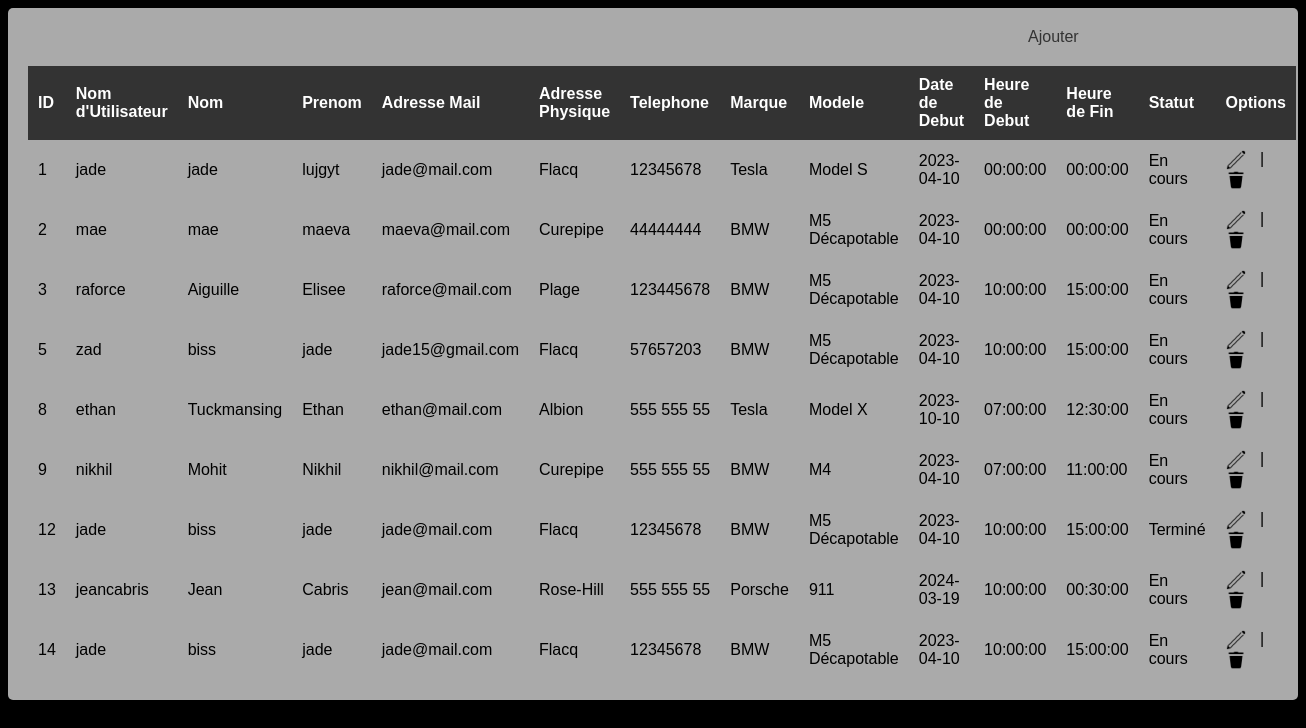
The page /admin/gestion_accueil.php (signed in) on the database its author committed.
### tables this page shows
CREATE TABLE `demande_essai` (
  `idessai` int(5) NOT NULL,
  `nom_utilisateur` varchar(20) DEFAULT NULL,
  `nom` varchar(30) DEFAULT NULL,
  `prenom` varchar(25) DEFAULT NULL,
  `adresse_mail_client` varchar(45) DEFAULT NULL,
  `adresse_physique_client` varchar(45) DEFAULT NULL,
  `telephone` varchar(11) NOT NULL,
  `marque` varchar(25) DEFAULT NULL,
  `modele` varchar(25) DEFAULT NULL,
  `date_debut_essai` date DEFAULT NULL,
  `heure_debut_essai` time NOT NULL,
  `heure_fin_essai` time NOT NULL,
  `statut` varchar(150) NOT NULL DEFAULT 'En cours'
);

### admin/gestion_accueil.php (the view, shortened to what this page needs)
<!DOCTYPE html>
<html>
    <head>
        <link rel="stylesheet" href="../style/gestion_essai_style.css">
    </head>
    <body>
<?php
echo "<div class='container'>";
echo "<a href='add_essai.php?' class='ajouter'> Ajouter </a>";
echo "<table>";
echo "<thead>
        <tr>
            <th>ID</th>
            <th>Nom d'Utilisateur</th>
            <th>Nom</th><th>Prenom</th>
            <th>Adresse Mail</th>
            <th>Adresse Physique</th>
            <th>Telephone</th>
            <th> Marque </th>
            <th> Modele </th>
            <th> Date de Debut </th>
            <th> Heure de Debut </th>
            <th> Heure de Fin </th>
            <th> Statut </th>
            <th>Options</th>
        </tr>
        <thead>";
include("bdconnect.php");
$requete = "SELECT * FROM demande_essai";
$result = $bdd->query($requete);
if ($result->num_rows > 0) {
    while($row = $result->fetch_assoc()) {
    echo "<tbody><tr>";
    echo "<td>" . $row["idessai"] . "</td>";
    echo "<td>" . $row["nom_utilisateur"] . "</td>";
    echo "<td>" . $row["nom"] . "</td>";
    echo "<td>" . $row["prenom"] . "</td>";
    echo "<td>" . $row["adresse_mail_client"] . "</td>";
    echo "<td>" . $row["adresse_physique_client"] . "</td>";
    echo "<td>" . $row["telephone"] . "</td>";
    echo "<td>" . $row["marque"] . "</td>";
    echo "<td>" . $row["modele"] . "</td>";
    echo "<td>" . $row["date_debut_essai"] . "</td>";
    echo "<td>" . $row["heure_debut_essai"] . "</td>";
    echo "<td>" . $row["heure_fin_essai"] . "</td>";
    echo "<td>" . $row["statut"] . "</td>";
    echo "<td class='icons' ><a href='edit_essai.php?id=" . $row["idessai"] . "'><img src='logos/edit.png' width='20px'></a> | <a href='delete_essai.php?id=" . $row["idessai"] . "'><img src='logos/delete.png' width='20px'></a></td>";
    echo "</tr>
        </tbody>";
}
echo "</table>";
echo "</div>";
}
?>
    </body>
</html>

### style/gestion_essai_style.css (style rules this page uses)
body { font-family: Arial, sans-serif; background-color: #000000; }
.container { margin: 0 auto; background-color: #ffffffaa; padding: 20px; border-radius: 5px; box-shadow: 0 0 10px rgba(0, 0, 0, 0.2); }
.icons { width: 100px; }
table { width: 100%; border-collapse: collapse; margin-top: 20px; }
thead { background-color: #333; color: #fff; }
th { padding: 10px; text-align: left; }
td { padding: 10px; }
a { text-decoration: none; color: #333; margin-right: 10px; }
.ajouter { text-decoration: none; color: #333; margin-left: 80%; }
img { vertical-align: middle; }

### rows shown on the page
demande_essai: idessai "1", nom_utilisateur "jade", nom "jade", prenom "lujgyt", adresse_mail_client "jade@mail.com", adresse_physique_client "Flacq", telephone "12345678", marque "Tesla", modele "Model S", date_debut_essai "2023-04-10", heure_debut_essai "00:00:00", heure_fin_essai "00:00:00", statut "En cours"
demande_essai: idessai "2", nom_utilisateur "mae", nom "mae", prenom "maeva", adresse_mail_client "maeva@mail.com", adresse_physique_client "Curepipe", telephone "44444444", marque "BMW", modele "M5 Décapotable", date_debut_essai "2023-04-10", heure_debut_essai "00:00:00", heure_fin_essai "00:00:00", statut "En cours"
demande_essai: idessai "3", nom_utilisateur "raforce", nom "Aiguille", prenom "Elisee", adresse_mail_client "raforce@mail.com", adresse_physique_client "Plage", telephone "123445678", marque "BMW", modele "M5 Décapotable", date_debut_essai "2023-04-10", heure_debut_essai "10:00:00", heure_fin_essai "15:00:00", statut "En cours"
demande_essai: idessai "5", nom_utilisateur "zad", nom "biss", prenom "jade", adresse_mail_client "jade15@gmail.com", adresse_physique_client "Flacq", telephone "57657203", marque "BMW", modele "M5 Décapotable", date_debut_essai "2023-04-10", heure_debut_essai "10:00:00", heure_fin_essai "15:00:00", statut "En cours"
demande_essai: idessai "8", nom_utilisateur "ethan", nom "Tuckmansing", prenom "Ethan", adresse_mail_client "ethan@mail.com", adresse_physique_client "Albion", telephone "555 555 55", marque "Tesla", modele "Model X", date_debut_essai "2023-10-10", heure_debut_essai "07:00:00", heure_fin_essai "12:30:00", statut "En cours"
demande_essai: idessai "9", nom_utilisateur "nikhil", nom "Mohit", prenom "Nikhil", adresse_mail_client "nikhil@mail.com", adresse_physique_client "Curepipe", telephone "555 555 55", marque "BMW", modele "M4", date_debut_essai "2023-04-10", heure_debut_essai "07:00:00", heure_fin_essai "11:00:00", statut "En cours"
demande_essai: idessai "12", nom_utilisateur "jade", nom "biss", prenom "jade", adresse_mail_client "jade@mail.com", adresse_physique_client "Flacq", telephone "12345678", marque "BMW", modele "M5 Décapotable", date_debut_essai "2023-04-10", heure_debut_essai "10:00:00", heure_fin_essai "15:00:00", statut "Terminé"
demande_essai: idessai "13", nom_utilisateur "jeancabris", nom "Jean", prenom "Cabris", adresse_mail_client "jean@mail.com", adresse_physique_client "Rose-Hill", telephone "555 555 55", marque "Porsche", modele "911", date_debut_essai "2024-03-19", heure_debut_essai "10:00:00", heure_fin_essai "00:30:00", statut "En cours"
demande_essai: idessai "14", nom_utilisateur "jade", nom "biss", prenom "jade", adresse_mail_client "jade@mail.com", adresse_physique_client "Flacq", telephone "12345678", marque "BMW", modele "M5 Décapotable", date_debut_essai "2023-04-10", heure_debut_essai "10:00:00", heure_fin_essai "15:00:00", statut "En cours"
